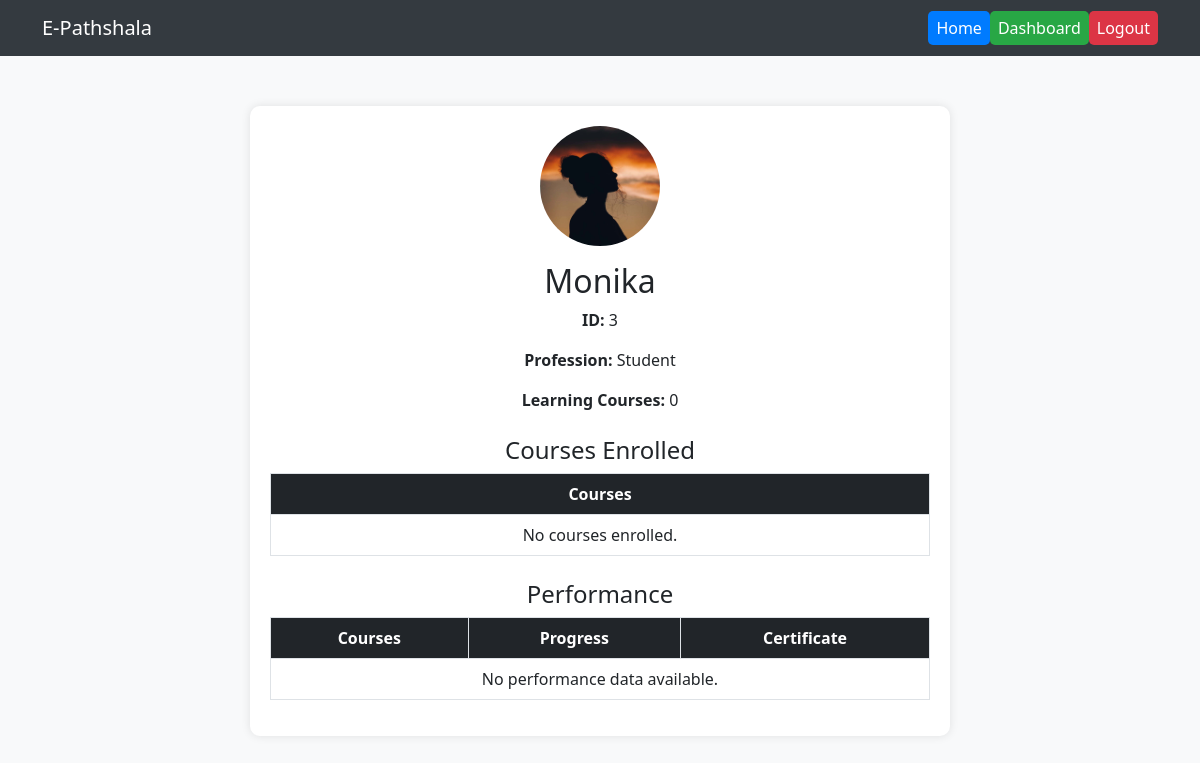
Page /profile (signed in) on the earlier database version.
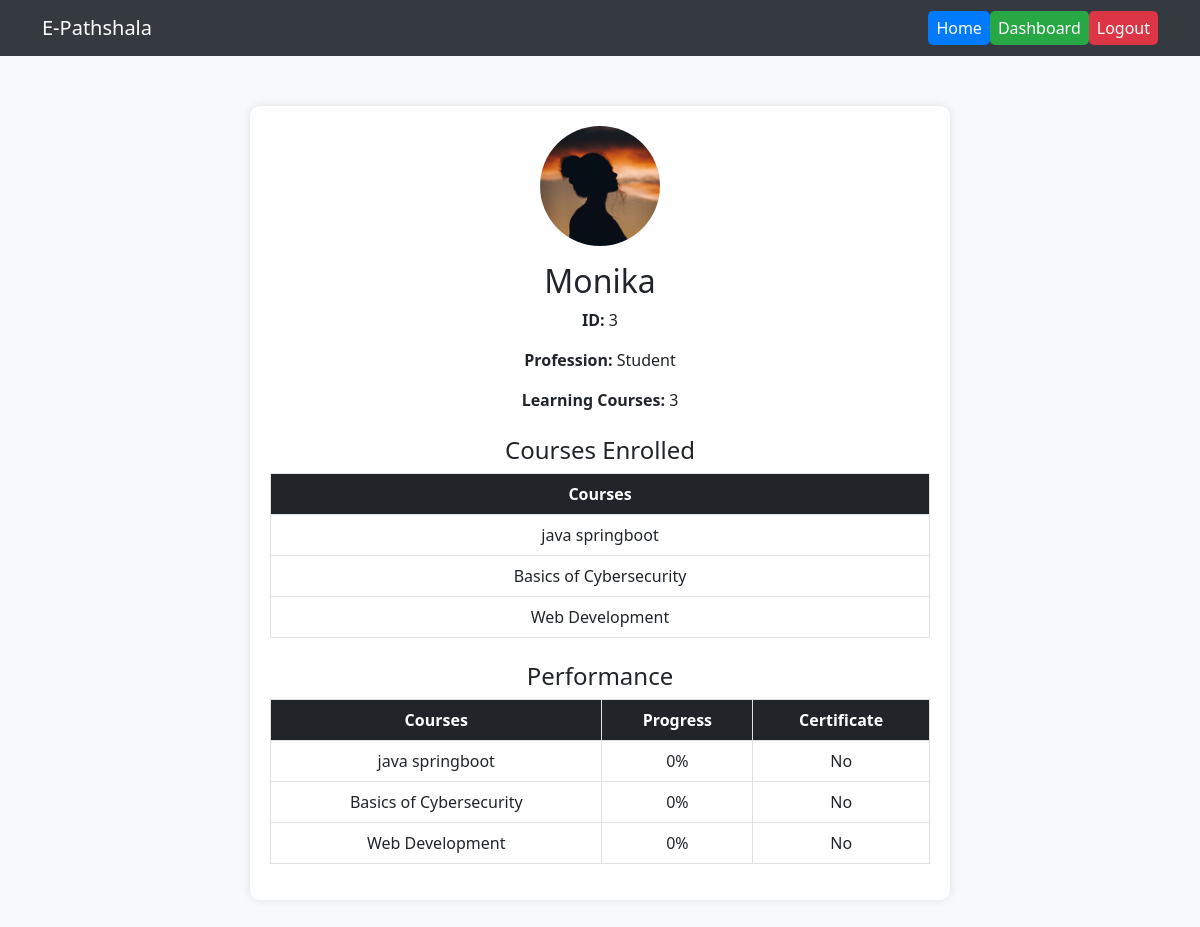
Same page on the later database version.
### app/models.py (models this page shows, shortened)
class User(db.Model):
    __tablename__ = 'user'  # Corrected tablename
    id = db.Column(db.Integer, primary_key=True)
    username = db.Column(db.String(80), unique=True, nullable=False)
    password_hash = db.Column(db.String(128), nullable=False)
    is_instructor = db.Column(db.Boolean, default=False, nullable=False)
    enrollments = db.relationship('Enrollment', back_populates='student')
    posts = db.relationship('Post', backref='author', lazy='dynamic')
    @property
    def courses_enrolled(self):
        return [enrollment.course for enrollment in self.enrollments]
    @property
    def performance(self):
        return [{'course': enrollment.course.title, 'progress': enrollment.progress} for enrollment in self.enrollments]

class Course(db.Model):
    __tablename__ = 'course'  # Added tablename for clarity
    id = db.Column(db.Integer, primary_key=True)
    title = db.Column(db.String(100), nullable=False)
    description = db.Column(db.String(255), nullable=True)
    video_url = db.Column(db.String(500))
    instructor_id = db.Column(db.Integer, db.ForeignKey('user.id'), nullable=False)
    instructor = db.relationship('User', backref='courses')
    enrollments = db.relationship('Enrollment', back_populates='course', cascade="all, delete-orphan")
    assessments = db.relationship('Assessment', backref='course', lazy='dynamic', cascade="all, delete-orphan")
    forums = db.relationship('Forum', backref='course', lazy='dynamic', cascade="all, delete-orphan")

### app/routes.py (the view)
@main.route('/profile')
def profile():
    user = get_current_user()
    if 'user_id' not in session:
        return redirect(url_for('login'))  # Redirect to login if not logged in
    user = User.query.get(session['user_id'])  # Fetch user from database
    return render_template('profile.html', user=user)

### app/routes.py (called while the page is built)
def get_current_user():
    if 'user_id' not in session:
        return None
    return User.query.get(session['user_id'])

### app/templates/profile.html (shortened to what this page needs)
<!DOCTYPE html>
<html lang="en">
<head>
    <link href="https://cdn.jsdelivr.net/npm/bootstrap@5.3.0/dist/css/bootstrap.min.css" rel="stylesheet">
</head>
<body>
<nav class="navbar navbar-expand-lg navbar-dark">
    <div class="container">
        <a class="navbar-brand" href="#">E-Pathshala</a>
        <div class="collapse navbar-collapse" id="navbarNav">
            <ul class="navbar-nav ms-auto">
                <li class="nav-item">
                    <a class="nav-link home-btn" href="{{ url_for('main.index') }}">Home</a>
                </li>
                <li class="nav-item">
                    <a class="nav-link dashboard-btn" href="{{ url_for('main.dashboard') }}">Dashboard</a>
                </li>
                <li class="nav-item">
                    <a class="nav-link logout-btn" href="{{ url_for('main.logout') }}">Logout</a>
                </li>
            </ul>
        </div>
    </div>
</nav>
<div class="profile-container text-center">
    <img src="{{ url_for('static', filename=user.profile_image if user.profile_image else 'images/profile.jpg') }}"
         alt="Profile Picture" class="profile-img">
    <h2 class="mt-3">{{ user.username }}</h2>
    <p><strong>ID:</strong> {{ user.id }}</p>
    <p><strong>Profession:</strong> {{ "instructor" if user.is_instructor else "Student" }}</p>
    <p><strong>Learning Courses:</strong> {{ user.courses_enrolled|length }}</p>
    <h4 class="mt-4">Courses Enrolled</h4>
    <table class="table table-bordered">
        <thead>
            <tr>
                <th>Courses</th>
            </tr>
        </thead>
        <tbody>
            {% if user.courses_enrolled %}
                {% for course in user.courses_enrolled %}
                    <tr>
                        <td>{{ course.title }}</td>
                    </tr>
                {% endfor %}
            {% else %}
                <tr>
                    <td>No courses enrolled.</td>
                </tr>
            {% endif %}
        </tbody>
    </table>
    <h4 class="mt-4">Performance</h4>
    <table class="table table-bordered">
        <thead>
            <tr>
                <th>Courses</th>
                <th>Progress</th>
                <th>Certificate</th>
            </tr>
        </thead>
        <tbody>
            {% if user.performance %}
                {% for record in user.performance %}
                    <tr>
                        <td>{{ record.course }}</td>
                        <td>{{ record.progress }}%</td>
                        <td>{{ "Yes" if record.progress == 100 else "No" }}</td>
                    </tr>
                {% endfor %}
            {% else %}
                <tr>
                    <td colspan="4">No performance data available.</td>
                </tr>
            {% endif %}
        </tbody>
    </table>
</div>
</body>
</html>

### app/templates/profile.html (style rules this page uses)
body { background-color: #f8f9fa; }
.navbar { background-color: #343a40; }
.navbar-brand, .nav-link { color: white !important; }
.profile-container { max-width: 700px; margin: 50px auto; background: white; padding: 20px; border-radius: 10px; box-shadow: 0px 0px 10px rgba(0, 0, 0, 0.1); }
.profile-img { display: block; margin: 0 auto; width: 120px; height: 120px; border-radius: 50%; object-fit: cover; }
.table th { background-color: #212529; color: white; }
.home-btn { background-color: #007bff; color: white; border-radius: 5px; padding: 5px 15px; }
.dashboard-btn { background-color: #28a745; color: white; border-radius: 5px; padding: 5px 15px; }
.logout-btn { background-color: #dc3545; color: white; border-radius: 5px; padding: 5px 15px; }

Differences in the rows shown:
now on this page (row unchanged): Course: title "java springboot", course "java springboot", progress "0", progress "No"
now on this page (row edited): Course: title "Basics of Cybersecurity", course "Basics of Cybersecurity", progress "0", progress "No"
added Course: title "Web Development", course "Web Development", progress "0", progress "No"
Other differences:
{{ user.courses_enrolled|length }}: "0" → "3"
text no longer shown: "No courses enrolled. No performance data available."
